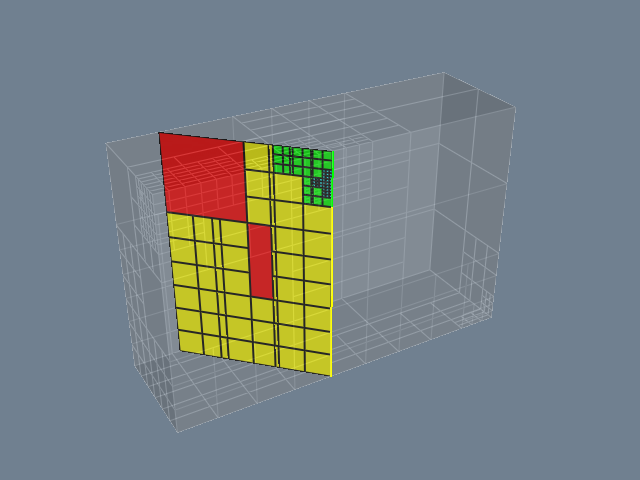

Here is the Python script that generated this plot:
#!/usr/bin/env python

# Slice a hyper tree grid with a plane using vtkHyperTreeGridPlaneCutter
# and render the cut surface alongside a translucent wireframe of the
# full HTG for context.

# Factory overrides: importing these modules registers the OpenGL rendering
# and interaction style implementations for vtkRenderingCore factory classes.
import vtkmodules.vtkInteractionStyle  # noqa: F401
import vtkmodules.vtkRenderingOpenGL2  # noqa: F401
# VTK pipeline classes used in this example
from vtkmodules.vtkFiltersHyperTree import (
    vtkHyperTreeGridGeometry,
    vtkHyperTreeGridPlaneCutter,
)
from vtkmodules.vtkFiltersSources import vtkHyperTreeGridSource
from vtkmodules.vtkRenderingCore import (
    vtkActor,
    vtkPolyDataMapper,
    vtkRenderWindow,
    vtkRenderWindowInteractor,
    vtkRenderer,
)

# Colors (normalized RGB)
light_gray_rgb = (0.800, 0.800, 0.800)
slate_gray_background_rgb = (0.439, 0.502, 0.565)

# Source: create a 3D hyper tree grid from a text descriptor
descriptor = (
    "RRR .R. .RR ..R ..R .R.|"
    "R.......................... "
    "........................... ........................... "
    ".............R............. ....RR.RR........R......... "
    ".....RRRR.....R.RR......... ........................... "
    "........................... "
    "...........................|"
    "........................... "
    "........................... ........................... "
    "...RR.RR.......RR.......... ........................... "
    "RR......................... ........................... "
    "........................... ........................... "
    "........................... ........................... "
    "........................... ........................... "
    "............RRR............|"
    "........................... "
    "........................... .......RR.................. "
    "........................... ........................... "
    "........................... ........................... "
    "........................... ........................... "
    "........................... "
    "...........................|"
    "........................... "
    "..........................."
)

source = vtkHyperTreeGridSource()
source.SetMaxDepth(6)
source.SetDimensions(4, 4, 3)
source.SetGridScale(1.5, 1.0, 0.7)
source.SetBranchFactor(4)
source.SetDescriptor(descriptor)
source.Update()
source.GetOutput().GetCellData().SetActiveScalars("Depth")

# Filter: cut the HTG with an oblique plane through the center
plane_cutter = vtkHyperTreeGridPlaneCutter()
plane_cutter.SetInputConnection(source.GetOutputPort())
plane_cutter.SetPlane(1.0, 0.0, -1.0, 2.5)

# Mapper: map the cut surface to graphics primitives, colored by Depth
cut_mapper = vtkPolyDataMapper()
cut_mapper.SetInputConnection(plane_cutter.GetOutputPort())
cut_mapper.SetScalarModeToUseCellFieldData()
cut_mapper.SelectColorArray("Depth")
cut_mapper.SetScalarRange(0.0, 4.0)

# Actor: assign the cut surface
cut_actor = vtkActor()
cut_actor.SetMapper(cut_mapper)
cut_actor.GetProperty().EdgeVisibilityOn()
cut_actor.GetProperty().SetEdgeColor(0.0, 0.0, 0.0)
cut_actor.GetProperty().SetLineWidth(2)

# Context: translucent wireframe of the full HTG
geometry = vtkHyperTreeGridGeometry()
geometry.SetInputConnection(source.GetOutputPort())

context_mapper = vtkPolyDataMapper()
context_mapper.SetInputConnection(geometry.GetOutputPort())
context_mapper.ScalarVisibilityOff()

context_actor = vtkActor()
context_actor.SetMapper(context_mapper)
context_actor.GetProperty().SetColor(light_gray_rgb)
context_actor.GetProperty().SetOpacity(0.25)
context_actor.GetProperty().EdgeVisibilityOn()
context_actor.GetProperty().SetEdgeColor(0.9, 0.9, 0.9)

# Renderer: assemble the scene and configure the camera
renderer = vtkRenderer()
renderer.AddActor(cut_actor)
renderer.AddActor(context_actor)
renderer.SetBackground(slate_gray_background_rgb)

# Window: display the rendered scene
render_window = vtkRenderWindow()
render_window.AddRenderer(renderer)
render_window.SetWindowName("hypertreegrid plane cutter")
render_window.SetMultiSamples(0)
render_window.SetSize(640, 480)

# Interactor: handle mouse and keyboard events
render_window_interactor = vtkRenderWindowInteractor()
render_window_interactor.SetRenderWindow(render_window)

# Scene: configure the camera
renderer.ResetCamera()
renderer.GetActiveCamera().Azimuth(150)
renderer.GetActiveCamera().Elevation(30)
renderer.ResetCameraClippingRange()

render_window_interactor.Initialize()
render_window_interactor.Start()
